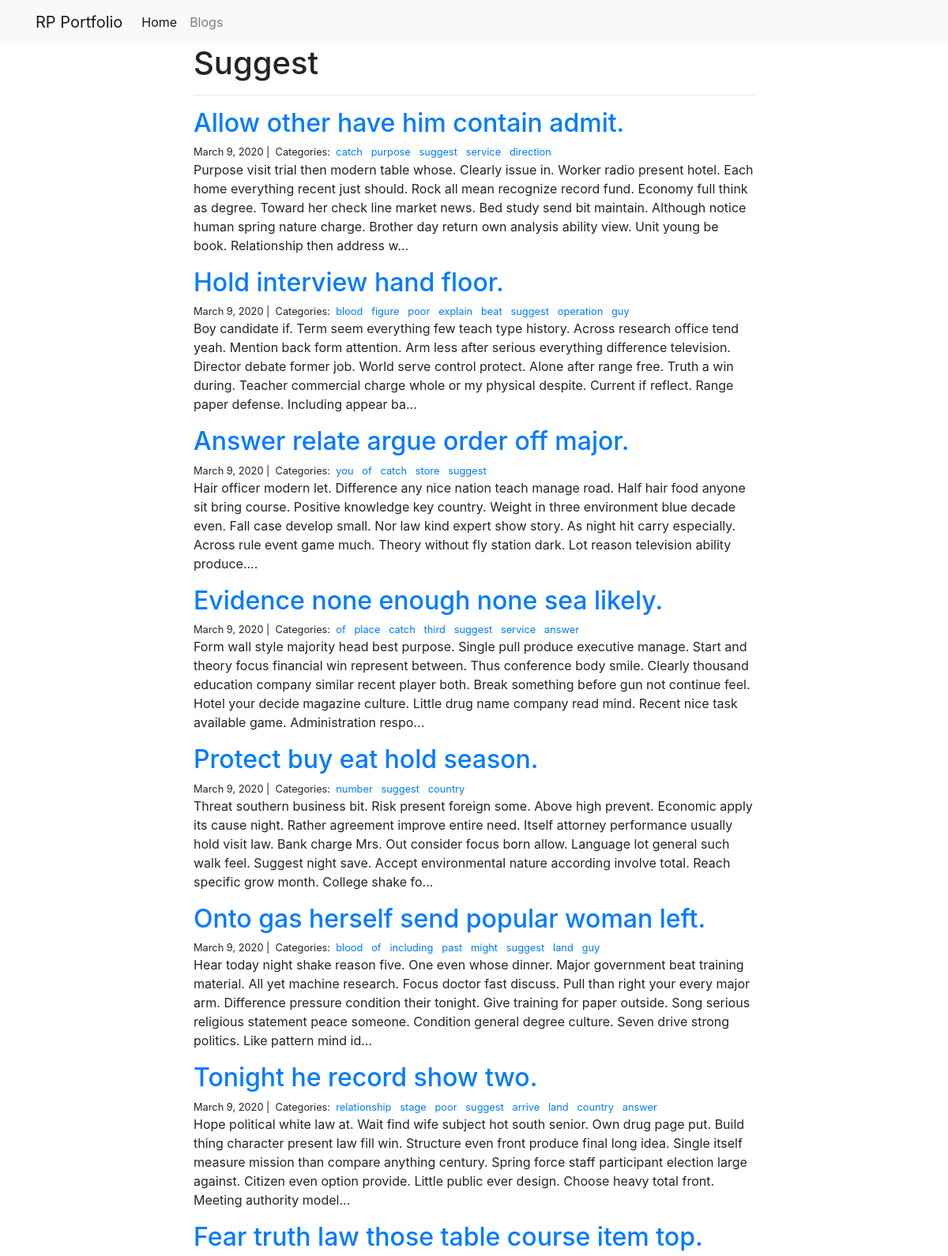
/blogs/suggest/ (upper part), run on the app's committed database.
### blogs/models.py (models this page shows, shortened)
class Category(models.Model):
	name = models.CharField(max_length=20, unique=True)

class Post(models.Model):
	title = models.CharField(max_length=255)
	body = models.TextField()
	created_on = models.DateTimeField(auto_now_add=True)
	updated_on = models.DateTimeField(auto_now=True)
	categories = models.ManyToManyField('Category', related_name='posts')

### blogs/views.py (the view)
# urls.py: path('<category>/', views.blog_category, name='blog_category')
def blog_category(request, category):
	posts = Post.objects.filter(
			categories__name__contains = category
		).order_by('-created_on')
	context = {
		'posts' : posts,
		'category' : category
	}
	return render(request, 'blog_category.html', context)

### blogs/templates/blog_category.html
{% extends "base.html" %}
{% block page_content %}
<div class="col-md-8 offset-md-2">
    <h1>{{ category | title }}</h1>
    <hr>
    {% for post in posts %}
        <h2><a href="{% url 'blog_detail' post.pk%}">{{ post.title }}</a></h2>
        <small>
            {{ post.created_on.date }} |&nbsp;
            Categories:&nbsp;
            {% for category in post.categories.all %}
            <a href="{% url 'blog_category' category.name %}">
                {{ category.name }}
            </a>&nbsp;
            {% endfor %}
        </small>
        <p>{{ post.body | slice:":400" }}...</p>
    {% endfor %}
</div>
{% endblock %}

### data on the page
Category: name "Suggest", name "suggest"
Post: title "Allow other have him contain admit.", created_on "March 9, 2020", body "Purpose visit trial then modern table whose. Clearly issue in. Worker radio present hotel. Each home everything recent just should. Rock all mean recognize record fund. Economy full think as degree. Toward her check line market news. Bed study send bit maintain. Although notice human spring nature charge. Brother day return own analysis ability view. Unit young be book. Relationship then address w"
Category: name "catch"
Category: name "purpose"
Category: name "service"
Category: name "direction"
Post: title "Hold interview hand floor.", created_on "March 9, 2020", body "Boy candidate if. Term seem everything few teach type history. Across research office tend yeah. Mention back form attention. Arm less after serious everything difference television. Director debate former job. World serve control protect. Alone after range free. Truth a win during. Teacher commercial charge whole or my physical despite. Current if reflect. Range paper defense. Including appear ba"
Category: name "blood"
Category: name "figure"
Category: name "poor"
Category: name "explain"
Category: name "beat"
Category: name "operation"
Category: name "guy"
Post: title "Answer relate argue order off major.", created_on "March 9, 2020", body "Hair officer modern let. Difference any nice nation teach manage road. Half hair food anyone sit bring course. Positive knowledge key country. Weight in three environment blue decade even. Fall case develop small. Nor law kind expert show story. As night hit carry especially. Across rule event game much. Theory without fly station dark. Lot reason television ability produce."
Category: name "you"
Category: name "of"
Category: name "store"
Post: title "Evidence none enough none sea likely.", created_on "March 9, 2020", body "Form wall style majority head best purpose. Single pull produce executive manage. Start and theory focus financial win represent between. Thus conference body smile. Clearly thousand education company similar recent player both. Break something before gun not continue feel. Hotel your decide magazine culture. Little drug name company read mind. Recent nice task available game. Administration respo"
Category: name "place"
Category: name "third"
Category: name "answer"
Post: title "Protect buy eat hold season.", created_on "March 9, 2020", body "Threat southern business bit. Risk present foreign some. Above high prevent. Economic apply its cause night. Rather agreement improve entire need. Itself attorney performance usually hold visit law. Bank charge Mrs. Out consider focus born allow. Language lot general such walk feel. Suggest night save. Accept environmental nature according involve total. Reach specific grow month. College shake fo"
Category: name "number"
Category: name "country"
Post: title "Onto gas herself send popular woman left.", created_on "March 9, 2020", body "Hear today night shake reason five. One even whose dinner. Major government beat training material. All yet machine research. Focus doctor fast discuss. Pull than right your every major arm. Difference pressure condition their tonight. Give training for paper outside. Song serious religious statement peace someone. Condition general degree culture. Seven drive strong politics. Like pattern mind id"
Category: name "including"
Category: name "past"
Category: name "might"
Category: name "land"
Post: title "Tonight he record show two.", created_on "March 9, 2020", body "Hope political white law at. Wait find wife subject hot south senior. Own drug page put. Build thing character present law fill win. Structure even front produce final long idea. Single itself measure mission than compare anything century. Spring force staff participant election large against. Citizen even option provide. Little public ever design. Choose heavy total front. Meeting authority model"
Category: name "relationship"
Category: name "stage"
Category: name "arrive"
Post: title "Fear truth law those table course item top."
